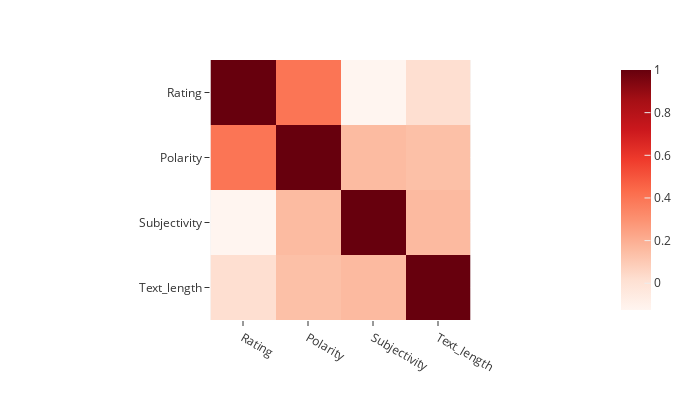

The cell this chart's notebook holds for it:
### Code cell
cor = px.imshow(cor_matrix,
                color_continuous_scale='Reds',
                width=700,
                height=400)
cor.show()

### Figure 1 — Plotly figure (JSON) as saved in the notebook; plotly's stock layout.template omitted (floating-point values rounded to 4 significant figures)
{"data": [{"coloraxis": "coloraxis", "hovertemplate": "x: %{x}<br>y: %{y}<br>color: %{z}<extra></extra>", "name": "0", "type": "heatmap", "x": ["Rating", "Polarity", "Subjectivity", "Text_length"], "xaxis": "x", "y": ["Rating", "Polarity", "Subjectivity", "Text_length"], "yaxis": "y", "z": [[1, 0.3978, -0.1253, 0.01769], [0.3978, 1, 0.1571, 0.1387], [-0.1253, 0.1571, 1, 0.1578], [0.01769, 0.1387, 0.1578, 1]]}], "layout": {"coloraxis": {"colorscale": [[0, "rgb(255,245,240)"], [0.125, "rgb(254,224,210)"], [0.25, "rgb(252,187,161)"], [0.375, "rgb(252,146,114)"], [0.5, "rgb(251,106,74)"], [0.625, "rgb(239,59,44)"], [0.75, "rgb(203,24,29)"], [0.875, "rgb(165,15,21)"], [1, "rgb(103,0,13)"]]}, "height": 400, "margin": {"t": 60}, "width": 700, "xaxis": {"anchor": "y", "constrain": "domain", "domain": [0, 1], "scaleanchor": "y"}, "yaxis": {"anchor": "x", "autorange": "reversed", "constrain": "domain", "domain": [0, 1]}}}
